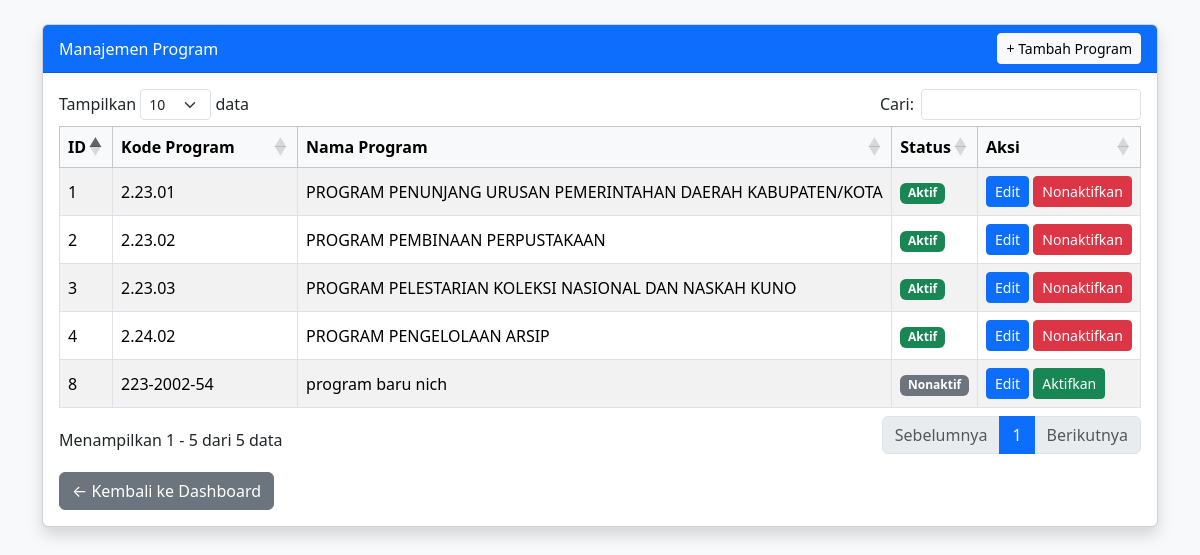
Page /manajemen_program.php on the committed database.
### tables this page shows
CREATE TABLE `program` (
  `id_program` int(11) NOT NULL,
  `kode_program` varchar(50) NOT NULL,
  `nama_program` varchar(255) NOT NULL,
  `is_active` tinyint(1) DEFAULT 1
);

### manajemen_program.php (the view, shortened to what this page needs)
<?php
include 'koneksi.php';
$sql = "SELECT id_program, kode_program, nama_program, is_active
        FROM program
        ORDER BY kode_program, nama_program";
$res = $k->query($sql);
?>
<!doctype html>
<html lang="id">
<head>
<link href="https://cdn.jsdelivr.net/npm/bootstrap@5.3.3/dist/css/bootstrap.min.css" rel="stylesheet">
<link href="https://cdn.datatables.net/1.13.7/css/dataTables.bootstrap5.min.css" rel="stylesheet">
</head>
<body class="bg-light">
<div class="container py-4">
<div class="card shadow">
    <div class="card-header bg-primary text-white d-flex justify-content-between align-items-center">
        <span>Manajemen Program</span>
        <a href="form_program.php" class="btn btn-light btn-sm">+ Tambah Program</a>
    </div>
    <div class="card-body">
        <div class="table-responsive">
            <table id="tblProgram" class="table table-bordered table-striped align-middle">
                <thead class="table-light">
                    <tr>
                        <th width="">ID</th>
                        <th width="150">Kode Program</th>
                        <th>Nama Program</th>
                        <th width="">Status</th>
                        <th width="">Aksi</th>
                    </tr>
                </thead>
                <tbody>
                    <?php while ($row = $res->fetch_assoc()): ?>
                    <tr>
                        <td><?= $row['id_program'] ?></td>
                        <td><?= htmlspecialchars($row['kode_program']) ?></td>
                        <td><?= htmlspecialchars($row['nama_program']) ?></td>
                        <td>
                            <span class="badge <?= $row['is_active'] ? 'bg-success' : 'bg-secondary' ?>">
                                <?= $row['is_active'] ? 'Aktif' : 'Nonaktif' ?>
                            </span>
                        </td>
                        <td>
                            <a href="form_edit_program.php?id=<?= $row['id_program'] ?>"
                                class="btn btn-sm btn-primary">
                                Edit
                            </a>
                            <a href="toggle_program.php?id=<?= $row['id_program'] ?>"
                            class="btn btn-sm <?= $row['is_active'] ? 'btn-danger' : 'btn-success' ?>">
                                <?= $row['is_active'] ? 'Nonaktifkan' : 'Aktifkan' ?>
                            </a>
                        </td>
                    </tr>
                    <?php endwhile; ?>
                </tbody>
            </table>
        </div>
        <div class="mt-3">
            <a href="master_data.php" class="btn btn-secondary">← Kembali ke Dashboard</a>
        </div>
    </div>
</div>
</div>
</body>
</html>

### rows in the picture
program: id_program "1", kode_program "2.23.01", nama_program "PROGRAM PENUNJANG URUSAN PEMERINTAHAN DAERAH KABUPATEN/KOTA", is_active "Aktif"
program: id_program "2", kode_program "2.23.02", nama_program "PROGRAM PEMBINAAN PERPUSTAKAAN", is_active "Aktif"
program: id_program "3", kode_program "2.23.03", nama_program "PROGRAM PELESTARIAN KOLEKSI NASIONAL DAN NASKAH KUNO", is_active "Aktif"
program: id_program "4", kode_program "2.24.02", nama_program "PROGRAM PENGELOLAAN ARSIP", is_active "Aktif"
program: id_program "8", kode_program "223-2002-54", nama_program "program baru nich", is_active "Nonaktif"
